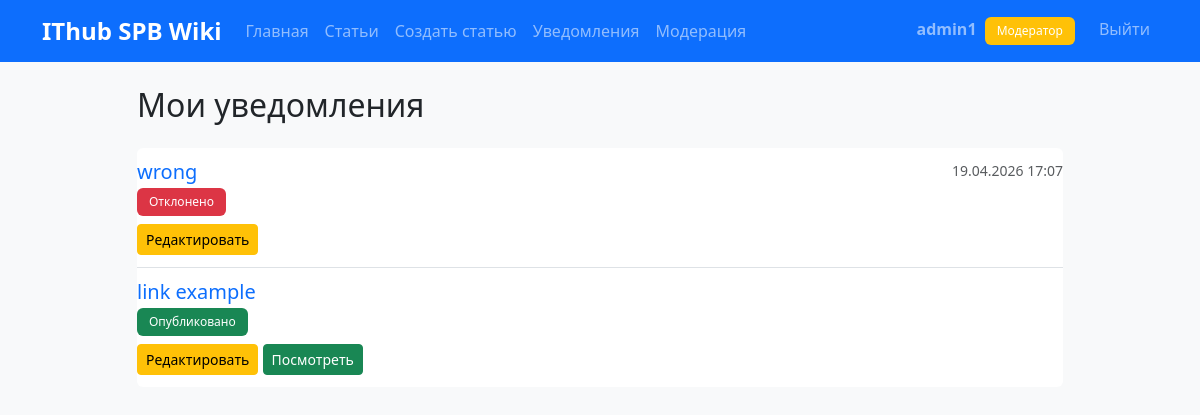
Screenshot of /notifications/ (signed in) with the database file from the repository.
### articles/models.py (models this page shows, shortened)
class Article(models.Model):
    STATUS_CHOICES = [
        ("draft", "Черновик"),
        ("pending", "На модерации"),
        ("published", "Опубликовано"),
        ("rejected", "Отклонено"),
    ]
    title = models.CharField("Заголовок", max_length=200)
    content = models.TextField("Содержание")
    category = models.ForeignKey(
        Category,
        on_delete=models.SET_NULL,
        null=True,
        blank=True,
        verbose_name="Категория",
        related_name="articles",
    )
    author = models.ForeignKey(
        User, on_delete=models.CASCADE, verbose_name="Автор", related_name="articles"
    )
    status = models.CharField(
        "Статус", max_length=20, choices=STATUS_CHOICES, default="pending"
    )
    created_at = models.DateTimeField("Создано", auto_now_add=True)
    updated_at = models.DateTimeField("Обновлено", auto_now=True)
    published_at = models.DateTimeField("Опубликовано", null=True, blank=True)
    moderation_comment = models.TextField("Комментарий модератора", blank=True)
    moderator = models.ForeignKey(
        User,
        on_delete=models.SET_NULL,
        null=True,
        blank=True,
        verbose_name="Модератор",
        related_name="moderated_articles",
    )
    views_count = models.PositiveIntegerField("Просмотры", default=0)
    class Meta:
        verbose_name = "Статья"
        verbose_name_plural = "Статьи"
        ordering = ["-created_at"]

### articles/views.py (the view)
# urls.py: path("notifications/", views.user_notifications, name="notifications"),
@login_required
def user_notifications(request):
    user_articles = Article.objects.filter(author=request.user).order_by("-created_at")
    context = {
        "user_articles": user_articles,
    }
    return render(request, "articles/notifications.html", context)

### articles/templates/articles/notifications.html (shortened to what this page needs)
{% extends 'articles/base.html' %}
{% load wiki_links %}
{% block content %}
<div class="row">
    <div class="col-lg-10 mx-auto">
        <h2 class="mb-4">Мои уведомления</h2>
        {% if user_articles %}
            <div class="list-group">
                {% for article in user_articles %}
                <div class="list-group-item list-group-item-action">
                    <div class="d-flex w-100 justify-content-between">
                        <h5 class="mb-1">
                            <a href="{% url 'articles:article_detail' article.pk %}" class="text-decoration-none">
                                {{ article.title }}
                            </a>
                        </h5>
                        <small class="text-muted">{{ article.published_at|date:"d.m.Y H:i"|default:article.created_at|date:"d.m.Y H:i" }}</small>
                    </div>
                    <p class="mb-2">
                        <span class="badge
                            {% if article.status == 'published' %}bg-success
                            {% elif article.status == 'rejected' %}bg-danger
                            {% elif article.status == 'pending' %}bg-warning
                            {% else %}bg-secondary{% endif %}">
                            {{ article.get_status_display }}
                        </span>
                    </p>
                    <div class="mt-2">
                        {% if article.status == 'rejected' or article.status == 'published' %}
                            <a href="{% url 'articles:edit_article' article.pk %}" class="btn btn-sm btn-warning">
                                Редактировать
                            </a>
                        {% endif %}
                        {% if article.status == 'published' %}
                            <a href="{% url 'articles:article_detail' article.pk %}" class="btn btn-sm btn-success">
                                Посмотреть
                            </a>
                        {% endif %}
                    </div>
                </div>
                {% endfor %}
            </div>
        {% else %}
            <div class="alert alert-info">
                У вас пока нет статей.
            </div>
        {% endif %}
    </div>
</div>
{% endblock %}

### articles/templates/articles/base.html (shortened to what this page needs)
{% load static %}
<!DOCTYPE html>
<html lang="ru">
<head>
    <link href="https://cdn.jsdelivr.net/npm/bootstrap@5.3.3/dist/css/bootstrap.min.css" rel="stylesheet">
    <link rel="stylesheet" href="{% static 'css/style.css' %}">
</head>
<body>
    <nav class="navbar navbar-expand-lg navbar-dark bg-primary">
        <div class="container">
            <a class="navbar-brand fw-bold" href="{% url 'articles:home' %}">IThub SPB Wiki</a>
            <div class="collapse navbar-collapse" id="navbarNav">
                <ul class="navbar-nav me-auto">
                    <li class="nav-item"><a class="nav-link" href="{% url 'articles:home' %}">Главная</a></li>
                    <li class="nav-item"><a class="nav-link" href="{% url 'articles:article_list' %}">Статьи</a></li>
                    {% if user.is_authenticated %}
                        <li class="nav-item"><a class="nav-link" href="{% url 'articles:create_article' %}">Создать статью</a></li>
                        <li class="nav-item">
                        <li class="nav-item">
                        <a class="nav-link" href="{% url 'articles:notifications' %}">Уведомления</a></li>
                        {% if user.is_staff %}
                            <li class="nav-item"><a class="nav-link" href="{% url 'articles:moderation_queue' %}">Модерация</a></li>
                        {% endif %}
                    {% endif %}
                </ul>
                <ul class="navbar-nav">
                    {% if user.is_authenticated %}
                        <li class="nav-item navbar-text me-3">
                            <strong>{{ user.username }}</strong>
                            {% if user.is_staff %}<span class="badge bg-warning ms-1">Модератор</span>{% endif %}
                        </li>
                        <li class="nav-item">
                            <a class="nav-link" href="{% url 'articles:logout' %}">Выйти</a>
                        </li>
                    {% else %}
                        <li class="nav-item"><a class="nav-link" href="{% url 'articles:login' %}">Войти</a></li>
                        <li class="nav-item"><a class="nav-link" href="{% url 'articles:register' %}">Регистрация</a></li>
                    {% endif %}
                </ul>
            </div>
        </div>
    </nav>
    <div class="container mt-4">
        {% block content %}{% endblock %}
    </div>
</body>
</html>

### static/css/style.css (style rules this page uses)
body { background-color: #f8f9fa; font-family: 'Segoe UI', Tahoma, Geneva, Verdana, sans-serif; }
.navbar-brand { font-weight: bold; font-size: 1.5rem; }
.badge { padding: 0.5rem 0.75rem; font-weight: 500; }
.list-group-item { border-left: none; border-right: none; padding: 0.75rem 0; }
.list-group-item:first-child { border-top: none; }
.list-group-item:last-child { border-bottom: none; }

### rows the page displays
Article: title "wrong", published_at "19.04.2026 17:07", status "Отклонено", shows "Редактировать"
Article: title "link example", status "Опубликовано", shows "Редактировать", shows "Посмотреть"

### other values shown
{{ user.username }} "admin1"
